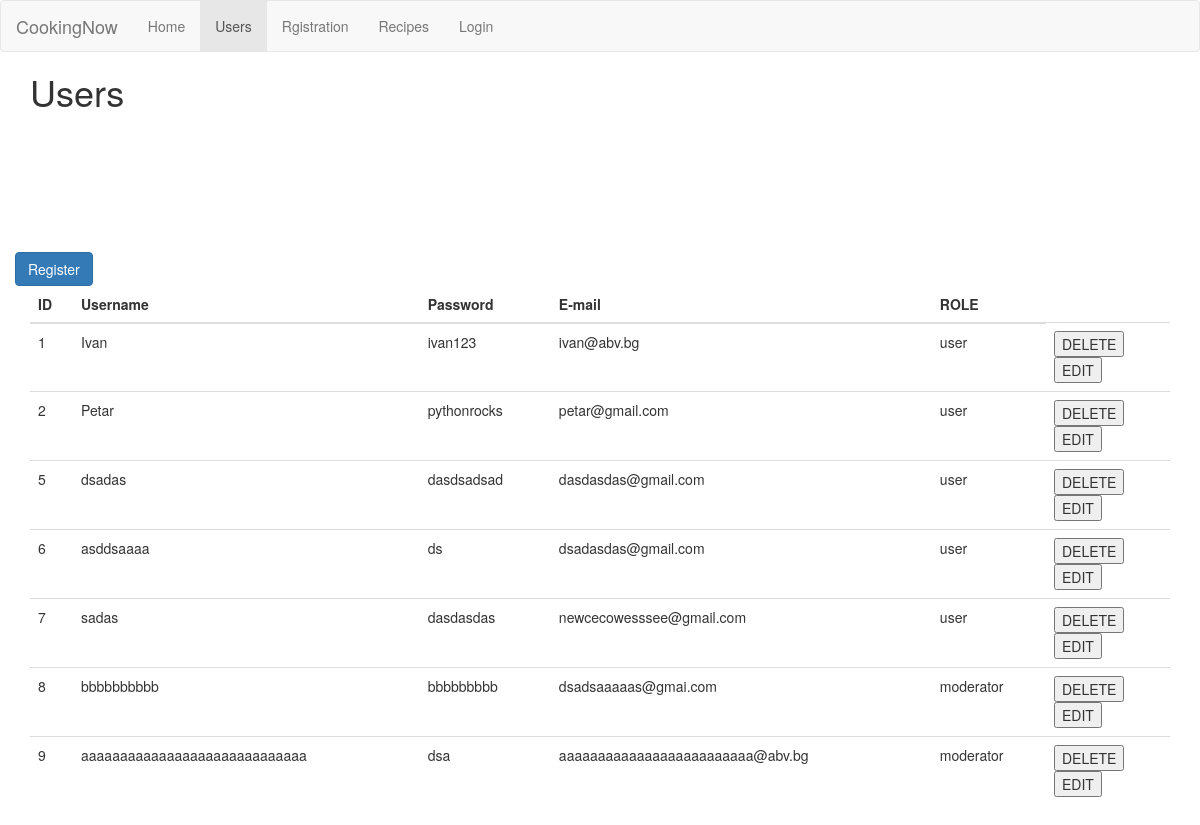
Screenshot of /users with the database file from the repository.
### tables this page shows
CREATE TABLE user (
  id INTEGER PRIMARY KEY AUTOINCREMENT,
  username TEXT UNIQUE NOT NULL,
  password TEXT NOT NULL,
  email TEXT NOT NULL,
  role TEXT NOT NULL DEFAULT 'user'
);

### server.py (the view)
@app.route('/users')
def users():
    g.active_url = '/users'
    db = get_db()
    users = get_all_users()
    print_users(users)
    return render_template('user/users.html', users=users)

### server.py (called while the page is built)
def get_db():
    if 'db' not in g:
        g.db = sqlite3.connect(DATABASE, detect_types=sqlite3.PARSE_DECLTYPES)
        g.db.row_factory = sqlite3.Row
    return g.db

def get_all_users():
    users = g.db.execute('SELECT * FROM user').fetchall()
    return users

def print_users(user_list):
    for user in user_list:
        print('username: ', user['username'], ', password: ', user['password'], ', e-mail: ', user['email'], ', role: ', user['role'])

### templates/user/users.html (shortened to what this page needs)
{% extends 'base.html' %}
{% block content %}
<h1>{% block title %}Users{% endblock %}</h1>
<table class="table table-sm table-dark">
    <thead>
    <tr>
        <th>ID</th>
        <th>Username</th>
        <th>Password</th>
        <th>E-mail</th>
        <th>ROLE</th>
    </tr>
    </thead>
    <tbody>
    {% for user in users %}
    <section>
        <div class="details">
            <div class="container">
                <tr>
                    <td class="table-primary">{{user['id']}}</td>
                    <td>{{user['username']}}</td>
                    <td>{{user['password']}}</td>
                    <td>{{user['email']}}</td>
                    <td>{{user['role']}}</td>
                    <td>
                        <form action="{{ url_for('delete_user', id=user['id']) }}" method="POST">
                            <input type="submit" value="DELETE"/>
                        </form>
                        <form action="{{ url_for('edit_user', id=user['id']) }}" method="GET">
                            <input type="submit" value="EDIT">
                        </form>
                    </td>
                </tr>
            </div>
        </div>
    </section>
    {% endfor %}
    <div class="row">
        <a href="/users/add"  class="btn btn-primary">
             Register
        </a>
    </div>
    </tbody>
</table>
{% endblock %}

### templates/base.html (shortened to what this page needs)
<!doctype html>
<html>
<head>
    <link rel="stylesheet" href="/static/css/bootstrap.min.css"/>
    <link rel="stylesheet" href="/static/css/custom.css"/>
</head>
<body>
<header>
    <nav class="navbar navbar-default">
        <div class="container-fluid">
            <div class="navbar-header">
                <a class="navbar-brand" href="/">CookingNow</a>
            </div>
            <ul class="nav navbar-nav">
                <li {%if g.active_url=='/' %} class="active" {% endif %}><a href="/">Home</a></li>
                <li {% if g.active_url=='/users' %} class="active" {% endif %}><a href="/users">Users</a></li>
                <li {% if g.active_url=='/users/add' %} class="active" {% endif %}><a href="/users/add">Rgistration</a>
                </li>
                <li {%if g.active_url=='/recipes' %} class="active" {% endif %}><a href="/recipes">Recipes</a></li>
                <li {%if g.active_url=='/login' %} class="active" {% endif %}><a href="/login">Login</a>
                </li>
            </ul>
        </div>
    </nav>
</header>
<section class="container">
    {% block content %}
    {% endblock %}
</section>
</body>
</html>

### static/css/custom.css (style rules this page uses)
nav.navbar { margin-bottom:0; }

### rows the page displays
user: id "1", username "Ivan", password "ivan123", email "ivan@abv.bg", role "user"
user: id "2", username "Petar", password "pythonrocks", email "petar@gmail.com", role "user"
user: id "5", username "dsadas", password "dasdsadsad", email "dasdasdas@gmail.com", role "user"
user: id "6", username "asddsaaaa", password "ds", email "dsadasdas@gmail.com", role "user"
user: id "7", username "sadas", password "dasdasdas", email "newcecowesssee@gmail.com", role "user"
user: id "8", username "bbbbbbbbbb", password "bbbbbbbbb", email "dsadsaaaaas@gmai.com", role "moderator"
user: id "9", username "aaaaaaaaaaaaaaaaaaaaaaaaaaaaa", password "dsa", email "aaaaaaaaaaaaaaaaaaaaaaaaa@abv.bg", role "moderator"
